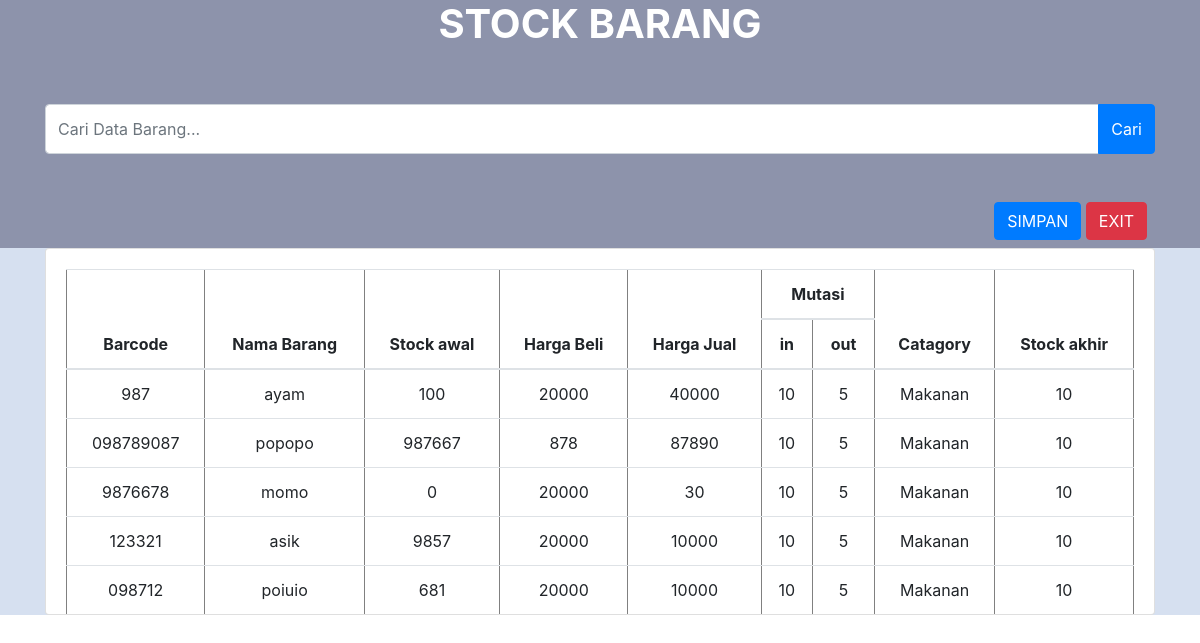
/index.php/stock, run on the app's committed database.
### tables this page shows
CREATE TABLE `tb_barang` (
  `id` int(11) NOT NULL,
  `barcode` varchar(200) NOT NULL,
  `nama_barang` varchar(100) NOT NULL,
  `stock_awal` varchar(500) NOT NULL,
  `harga_beli` varchar(200) NOT NULL,
  `harga_jual` varchar(200) NOT NULL,
  `id_catagory` int(11) NOT NULL,
  `created_at` datetime NOT NULL,
  `update_at` datetime NOT NULL
);

### application/controllers/Stock.php (called while the page is built, shortened)
<?php
class Stock extends CI_Controller
{
    public function __construct()
    {
        $this->load->model('Stock_model');
    }
    public function index()
    {
        $data['judul'] = 'Stock';
        $data['tb_barang'] = $this->Stock_model->getAlltb_barang();
        $this->load->view('layout/header', $data);
        $this->load->view('stock/stock_v', $data);
        $this->load->view('layout/footer');
    }
}

### index.php (called while the page is built, shortened)
<?php
require_once BASEPATH.'core/CodeIgniter.php';

### application/models/Stock_model.php (called while the page is built, shortened)
<?php
class Stock_model extends CI_Model
{
    public function getAlltb_barang()
    {
        return $query = $this->db->get('tb_barang')->result_array();
    }
}

### application/views/stock/stock_v.php (the view)
<section class="stock">
    <div class="container">
        <div class="row">
            <div class="col-lg-12 text-center judul-stock">
                <H1>STOCK BARANG</H1>
            </div>
        </div>
        <div class="row">
            <div class="col-lg-12 justify-content-center mt-5">
                <form action="" method="POST">
                    <div class="input-group">
                        <input type="text" class="form-control float-right" placeholder="Cari Data Barang..." name="keyword" style="height: 50px;">
                        <div class="input-group-append">
                            <button class="btn btn-primary" type="submit">Cari</button>
                        </div>
                    </div>
                </form>
            </div>
        </div>
        <div class="row text-right">
            <div class="col m-2 mt-5">
                <button type="button" class="btn btn-primary">SIMPAN</button>
                <a href="<?php echo base_url('Dashboard') ?>">
                    <button type="button" class="btn btn-danger">EXIT</button>
                </a>
            </div>
        </div>
    </div>
</section>
<section class="data-barang">
    <div class="container">
        <div class="row">
            <div class="col-lg-12">
                <div class="card">
                    <div class="card-body  stock-barang">
                        <table border="1" class="table table2">
                            <thead>
                                <tr>
                                    <th rowspan="2">Barcode</th>
                                    <th rowspan="2">Nama Barang</th>
                                    <th rowspan="2">Stock awal</th>
                                    <th rowspan="2">Harga Beli</th>
                                    <th rowspan="2">Harga Jual</th>
                                    <th colspan="2">Mutasi</th>
                                    <th rowspan="2">Catagory</th>
                                    <th rowspan="2">Stock akhir</th>
                                </tr>
                                <tr>
                                    <th>in</th>
                                    <th>out</th>
                                </tr>
                            </thead>
                            <tbody>
                                <?php foreach ($tb_barang as $barang) : ?>
                                    <tr>
                                        <td><?php echo $barang['barcode']; ?></td>
                                        <td><?php echo $barang['nama_barang']; ?></td>
                                        <td><?php echo $barang['stock_awal']; ?></td>
                                        <td><?php echo $barang['harga_beli']; ?></td>
                                        <td><?php echo $barang['harga_jual']; ?></td>
                                        <td>10</td>
                                        <td>5</td>
                                        <td>Makanan</td>
                                        <td>10</td>
                                    </tr>
                                <?php endforeach; ?>
                            </tbody>
                        </table>
                    </div>
                </div>
            </div>
        </div>
    </div>
</section>

### application/views/layout/header.php (shortened to what this page needs)
<!doctype html>
<html lang="en">
<head>
    <link rel="stylesheet" href="<?php echo base_url('assets/css/bootstrap.css') ?>">
    <link rel="stylesheet" href="<?php echo base_url('assets/css/Style.css') ?>">
    <link rel="stylesheet" href="https://cdnjs.cloudflare.com/ajax/libs/font-awesome/4.7.0/css/font-awesome.min.css">
    <link rel="stylesheet" href="//cdn.datatables.net/1.10.22/css/jquery.dataTables.min.css">
    <link rel="stylesheet" href="https://stackpath.bootstrapcdn.com/font-awesome/4.7.0/css/font-awesome.min.css">
</head>
<body>

### application/views/layout/footer.php (shortened to what this page needs)
</body>
</html>

### assets/css/Style.css (style rules this page uses)
.stock { background-color: #8D93AB; width: 100%; height: auto; }
.judul-stock h1 { font-weight: bold; color: white; }
.data-barang { background-color: #D6E0F0; width: 100%; height: auto; }
.table2 th, .table2 tr { text-align: center; }
.stock-barang { height: 365px; overflow: scroll; }

### data on the page
tb_barang: barcode "987", nama_barang "ayam", stock_awal "100", harga_beli "20000", harga_jual "40000"
tb_barang: barcode "098789087", nama_barang "popopo", stock_awal "987667", harga_beli "878", harga_jual "87890"
tb_barang: barcode "9876678", nama_barang "momo", stock_awal "0", harga_beli "20000", harga_jual "30"
tb_barang: barcode "123321", nama_barang "asik", stock_awal "9857", harga_beli "20000", harga_jual "10000"
tb_barang: barcode "098712", nama_barang "poiuio", stock_awal "681", harga_beli "20000", harga_jual "10000"
